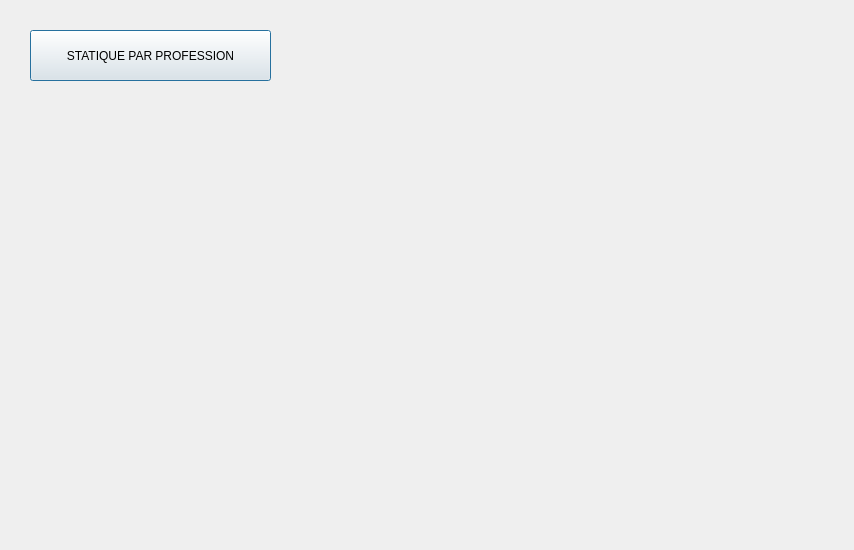
<?xml version="1.0" encoding="UTF-8"?>
<ui version="4.0">
 <class>statistique</class>
 <widget class="QDialog" name="statistique">
  <property name="geometry">
   <rect>
    <x>0</x>
    <y>0</y>
    <width>854</width>
    <height>550</height>
   </rect>
  </property>
  <property name="windowTitle">
   <string>Dialog</string>
  </property>
  <widget class="QCustomPlot" name="widget" native="true">
   <property name="geometry">
    <rect>
     <x>90</x>
     <y>90</y>
     <width>681</width>
     <height>421</height>
    </rect>
   </property>
  </widget>
  <widget class="QPushButton" name="pushButton_2">
   <property name="geometry">
    <rect>
     <x>30</x>
     <y>30</y>
     <width>241</width>
     <height>51</height>
    </rect>
   </property>
   <property name="text">
    <string>STATIQUE PAR PROFESSION</string>
   </property>
  </widget>
 </widget>
 <customwidgets>
  <customwidget>
   <class>QCustomPlot</class>
   <extends>QWidget</extends>
   <header location="global">qcustomplot.h</header>
   <container>1</container>
  </customwidget>
 </customwidgets>
 <resources/>
 <connections/>
</ui>
